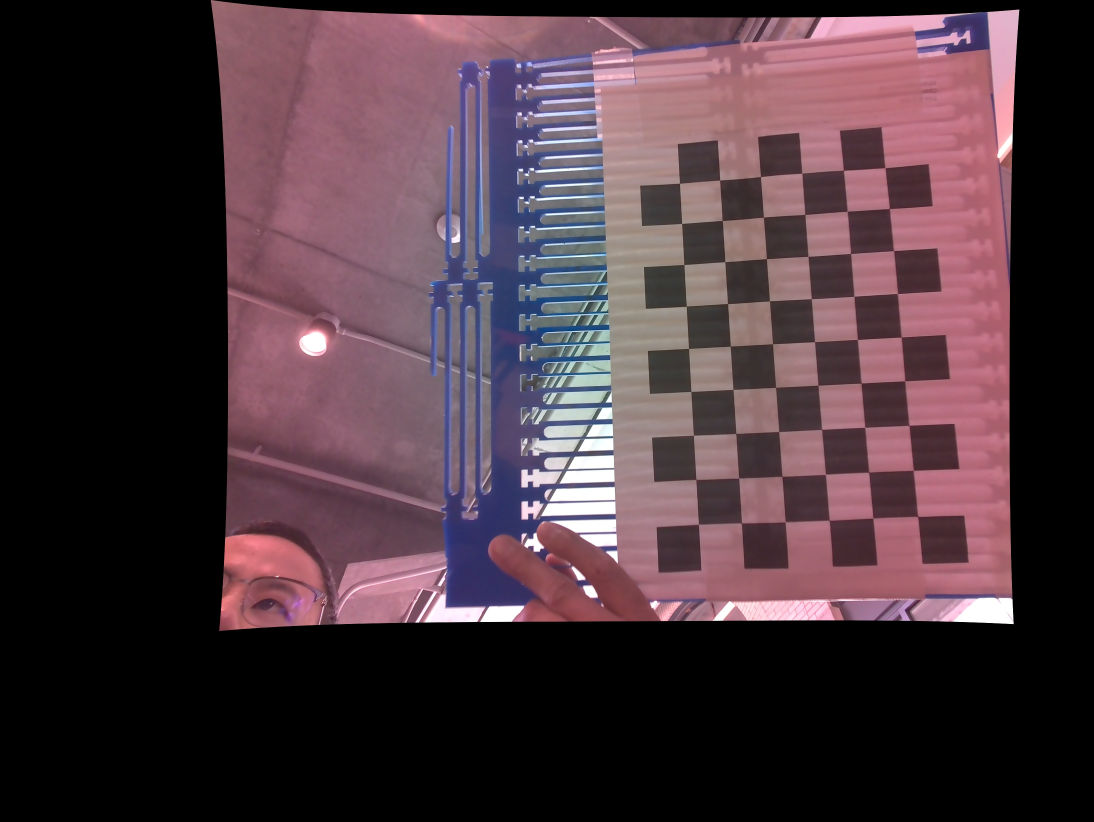
#> input picture Cam1_calibration/test_img_1_undistorted.jpg, 3280 x 2464 px, given in place of x-raw, format=(string)BGR ! appsink, which was not available (shown at 1/3 size)
$ python colormask_onCam.py
#> lines starting #> are read from the running program, lines starting #| are printed output that depends on the picture; after the words box and inside, x2 and y2 are one past the last pixel; in counts of white or black regions, pixels touching at a corner belong together; pictures that were not available may be replaced by others from this repository, and a replacement may not be noted
# MIT License
# Copyright (c) 2019-2022 JetsonHacks

# A simple code snippet
# Using two  CSI cameras (such as the Raspberry Pi Version 2) connected to a
# NVIDIA Jetson Nano Developer Kit with two CSI ports (Jetson Nano, Jetson Xavier NX) via OpenCV
# Drivers for the camera and OpenCV are included in the base image in JetPack 4.3+

# This script will open a window and place the camera stream from each camera in a window
# arranged horizontally.
# The camera streams are each read in their own thread, as when done sequentially there
# is a noticeable lag

import cv2
import threading
import numpy as np


class CSI_Camera:

    def __init__(self):
        # Initialize instance variables
        # OpenCV video capture element
        self.video_capture = None
        # The last captured image from the camera
        self.frame = None
        self.grabbed = False
        # The thread where the video capture runs
        self.read_thread = None
        self.read_lock = threading.Lock()
        self.running = False

    def open(self, gstreamer_pipeline_string):
        try:
            self.video_capture = cv2.VideoCapture(
                gstreamer_pipeline_string, cv2.CAP_GSTREAMER
            )
            # Grab the first frame to start the video capturing
            self.grabbed, self.frame = self.video_capture.read()
#> self.frame is the input picture: shape (2464, 3280, 3); mean B, G, R 61.1, 53.8, 73.3

        except RuntimeError:
            self.video_capture = None
            print("Unable to open camera")
            print("Pipeline: " + gstreamer_pipeline_string)


    def start(self):
        if self.running:
            print('Video capturing is already running')
            return None
        # create a thread to read the camera image
        if self.video_capture != None:
            self.running = True
            self.read_thread = threading.Thread(target=self.updateCamera)
            self.read_thread.start()
        return self

    def stop(self):
        self.running = False
        # Kill the thread
        self.read_thread.join()
        self.read_thread = None

    def updateCamera(self):
        # This is the thread to read images from the camera
        while self.running:
            try:
                grabbed, frame = self.video_capture.read()
                with self.read_lock:
                    self.grabbed = grabbed
                    self.frame = frame
            except RuntimeError:
                print("Could not read image from camera")
        # FIX ME - stop and cleanup thread
        # Something bad happened

    def read(self):
        with self.read_lock:
            frame = self.frame.copy()
            grabbed = self.grabbed
#> grabbed = True
        return grabbed, frame

    def release(self):
        if self.video_capture != None:
            self.video_capture.release()
            self.video_capture = None
        # Now kill the thread
        if self.read_thread != None:
            self.read_thread.join()


"""
gstreamer_pipeline returns a GStreamer pipeline for capturing from the CSI camera
Flip the image by setting the flip_method (most common values: 0 and 2)
display_width and display_height determine the size of each camera pane in the window on the screen
Default 1920x1080
"""


def gstreamer_pipeline(
    sensor_id=0,
    capture_width=1920,
    capture_height=1080,
    display_width=1920,
    display_height=1080,
    framerate=30,
    flip_method=0,
):
    return (
        "nvarguscamerasrc sensor-id=%d ! "
        "video/x-raw(memory:NVMM), width=(int)%d, height=(int)%d, framerate=(fraction)%d/1 ! "
        "nvvidconv flip-method=%d ! "
        "video/x-raw, width=(int)%d, height=(int)%d, format=(string)BGRx ! "
        "videoconvert ! "
        "video/x-raw, format=(string)BGR ! appsink"
        % (
            sensor_id,
            capture_width,
            capture_height,
            framerate,
            flip_method,
            display_width,
            display_height,
        )
    )


def run_cameras():
    window_title = "Dual CSI Cameras"
    left_camera = CSI_Camera()
    left_camera.open(
        gstreamer_pipeline(
            sensor_id=0,
            capture_width=1920,
            capture_height=1080,
            flip_method=0,
            display_width=960,
            display_height=540,
        )
    )
    left_camera.start()

    right_camera = CSI_Camera()
    right_camera.open(
        gstreamer_pipeline(
            sensor_id=1,
            capture_width=1920,
            capture_height=1080,
            flip_method=0,
            display_width=960,
            display_height=540,
        )
    )
    right_camera.start()

    if left_camera.video_capture.isOpened() and right_camera.video_capture.isOpened():

        cv2.namedWindow(window_title, cv2.WINDOW_AUTOSIZE)

        try:
            while True:
                _, left_image = left_camera.read()
                left_image, left_image_mask, left_image_mask_bgr = colormask(left_image)
                _, right_image = right_camera.read()
                # Use numpy to place images next to each other
                camera_images = np.hstack((left_image, left_image_mask))
                # Check to see if the user closed the window
                # Under GTK+ (Jetson Default), WND_PROP_VISIBLE does not work correctly. Under Qt it does
                # GTK - Substitute WND_PROP_AUTOSIZE to detect if window has been closed by user
                if cv2.getWindowProperty(window_title, cv2.WND_PROP_AUTOSIZE) >= 0:
                    cv2.imshow(window_title, camera_images)
                else:
                    break

                # This also acts as
                keyCode = cv2.waitKey(30) & 0xFF
                # Stop the program on the ESC key
                if keyCode == 27:
                    break
        finally:

            left_camera.stop()
            left_camera.release()
            right_camera.stop()
            right_camera.release()
        cv2.destroyAllWindows()
    else:
        print("Error: Unable to open both cameras")
        left_camera.stop()
        left_camera.release()
        right_camera.stop()
        right_camera.release()


def colormask(image):
    # Preprocessing: blur to reduce noise
    blurred = cv2.GaussianBlur(image, (11, 11), 0)

    # Convert to HSV
    hsv = cv2.cvtColor(blurred, cv2.COLOR_BGR2HSV)
#> hsv: shape (2464, 3280, 3); mean H, S, V 79, 42.7, 76.4

    # Red hue range (wraps around 0)
    lower_red1 = np.array([0, 100, 100])
    upper_red1 = np.array([10, 255, 255])
    lower_red2 = np.array([160, 100, 100])
    upper_red2 = np.array([179, 255, 255])

    # Create binary masks
    mask1 = cv2.inRange(hsv, lower_red1, upper_red1)
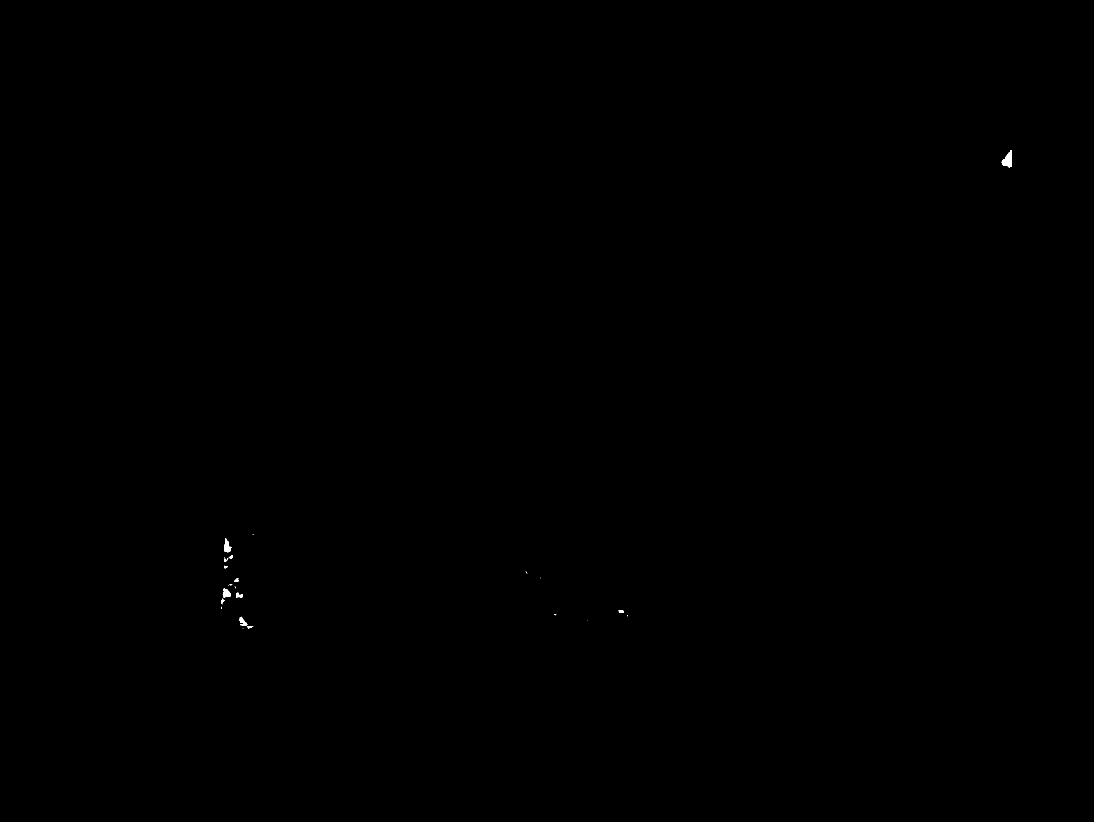
#> mask1: shape (2464, 3280) (shown at 1/3 size); 0.04% white; 40 white regions (28 under 20 px), largest, box (x1, y1, x2, y2) and area: (3005, 451, 3036, 503) 943, (674, 1615, 694, 1657) 501, (668, 1765, 693, 1793) 424
    mask2 = cv2.inRange(hsv, lower_red2, upper_red2)
#> mask2: shape (2464, 3280); 7.3% white; 802 white regions (646 under 20 px), largest, box (x1, y1, x2, y2) and area: (2115, 154, 3033, 1802) 399879, (1470, 1572, 1984, 1865) 78341, (659, 1593, 983, 1891) 68372
    mask = cv2.bitwise_or(mask1, mask2)
#> mask: shape (2464, 3280); 7.3% white; 793 white regions (637 under 20 px), largest, box (x1, y1, x2, y2) and area: (2115, 154, 3037, 1802) 400862, (1470, 1572, 1984, 1865) 78477, (659, 1593, 983, 1891) 70232

    # Morphological cleaning
    kernel = np.ones((5, 5), np.uint8)
    mask = cv2.morphologyEx(mask, cv2.MORPH_OPEN, kernel)
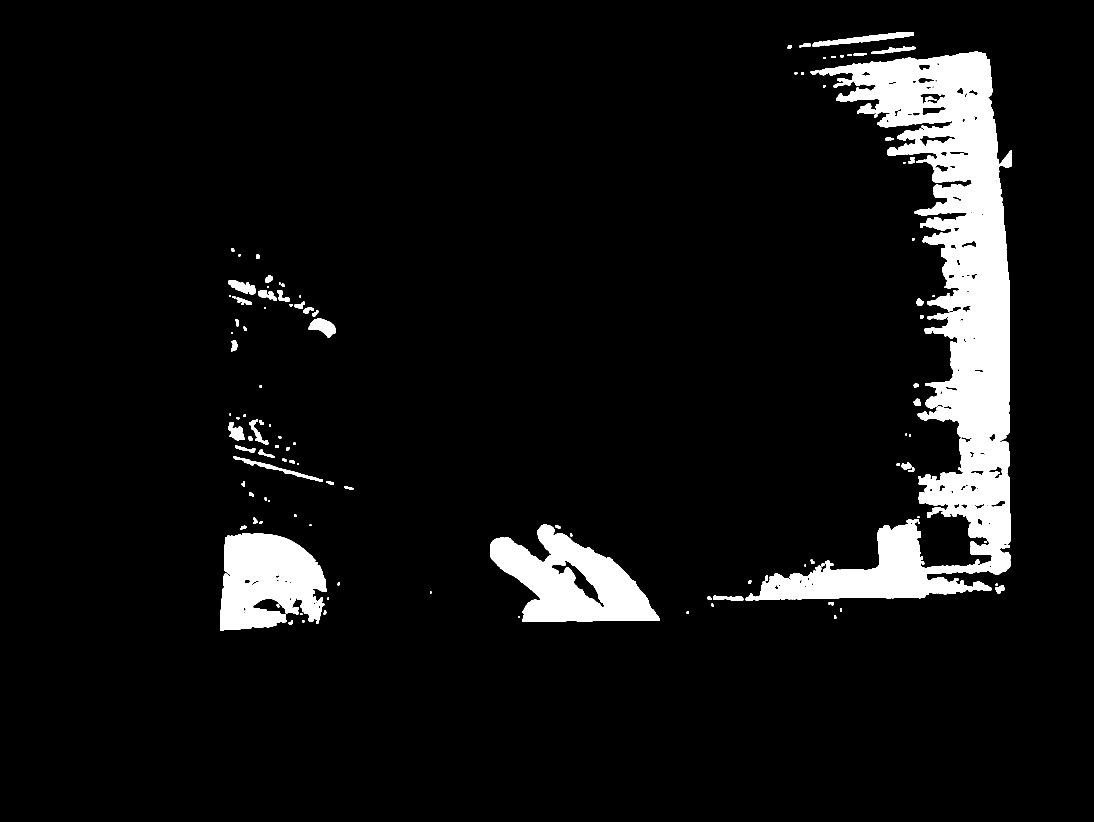
#> mask: shape (2464, 3280) (shown at 1/3 size); 7% white; 124 white regions, largest, box (x1, y1, x2, y2) and area: (2237, 155, 3036, 1801) 386866, (1470, 1573, 1980, 1865) 78170, (660, 1600, 979, 1891) 69421
    mask = cv2.morphologyEx(mask, cv2.MORPH_CLOSE, kernel)
#> mask: shape (2464, 3280); 7.1% white; 99 white regions

    # Find contours
    contours, _ = cv2.findContours(mask, cv2.RETR_EXTERNAL, cv2.CHAIN_APPROX_SIMPLE)
#> contours = 99 contours, 11 with area under 20; largest, box (x1, y1, x2, y2) and area: (2237, 155, 3036, 1801) 400850, (1470, 1573, 1980, 1865) 82382, (660, 1600, 979, 1891) 72142, (2437, 96, 2742, 139) 4039, (926, 955, 1007, 1014) 2603

    image_rgb = cv2.cvtColor(image, cv2.COLOR_BGR2RGB)
    masked_image = cv2.bitwise_and(image_rgb, image_rgb, mask=mask)
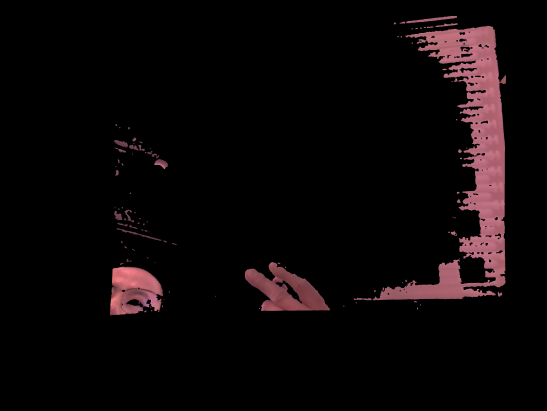
#> masked_image: shape (2464, 3280, 3) (shown at 1/6 size); mean R, G, B 12, 6.9, 7.8
    mask_bgr = cv2.cvtColor(mask, cv2.COLOR_GRAY2RGB)
#> mask_bgr: shape (2464, 3280, 3); 7.1% white; 99 white regions, largest, box (x1, y1, x2, y2) and area: (2237, 155, 3036, 1801) 392652, (1470, 1573, 1980, 1865) 78259, (660, 1600, 979, 1891) 70090

    if contours:
        # Find largest contour by area
        largest_contour = max(contours, key=cv2.contourArea)
#> largest_contour = contour of 3349 points, box (x1, y1, x2, y2) (2237, 155, 3036, 1801), area 400850
        if cv2.contourArea(largest_contour) > 100:  # Ignore small blobs
            x, y, w, h = cv2.boundingRect(largest_contour)
#> x = 2237; y = 155; w = 799; h = 1646
            cx, cy = x + w // 2, y + h // 2
#> cx = 2636; cy = 978

            # Draw bounding box and center
            cv2.rectangle(mask_bgr, (x, y), (x + w, y + h), (0, 255, 0), 2)
            cv2.drawMarker(mask_bgr, (cx, cy), (255, 0, 0), markerType=cv2.MARKER_CROSS, markerSize=20, thickness=2)

            print(f"Detected object center: ({cx}, {cy})")
#| Detected object center: (2636, 978)

    return image_rgb, masked_image, mask_bgr


if __name__ == "__main__":
    run_cameras()
#> in run_cameras, `camera_images = np.hstack((left_image, left_image_mask))`:
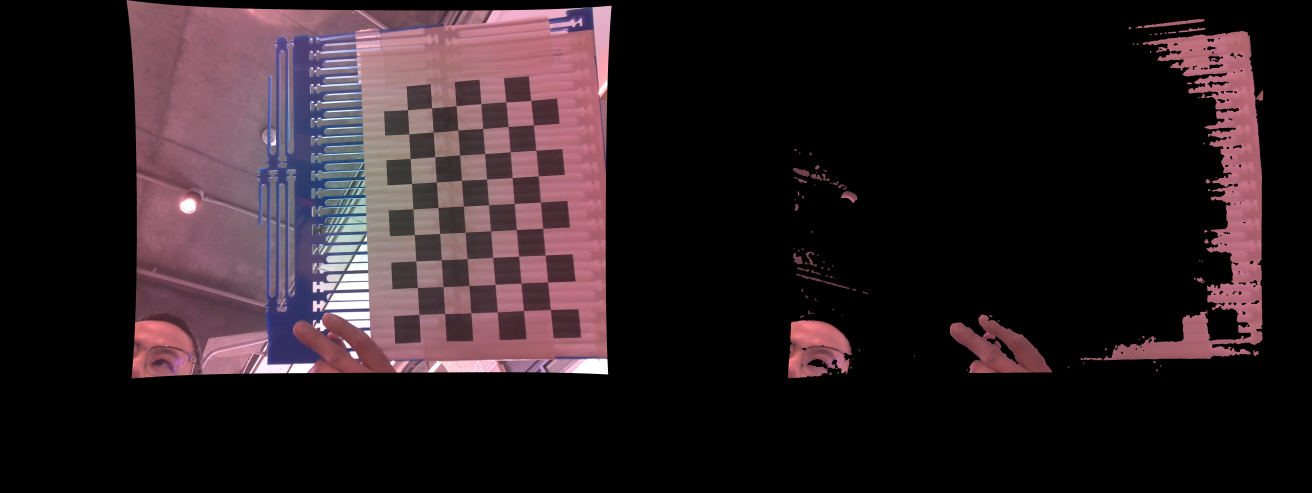
#> camera_images: shape (2464, 6560, 3) (shown at 1/5 size); mean R, G, B 42.7, 30.4, 34.5
#> (key Esc is pressed here)

$ run again, on Cam1_calibration/test_img_2_undistorted.jpg
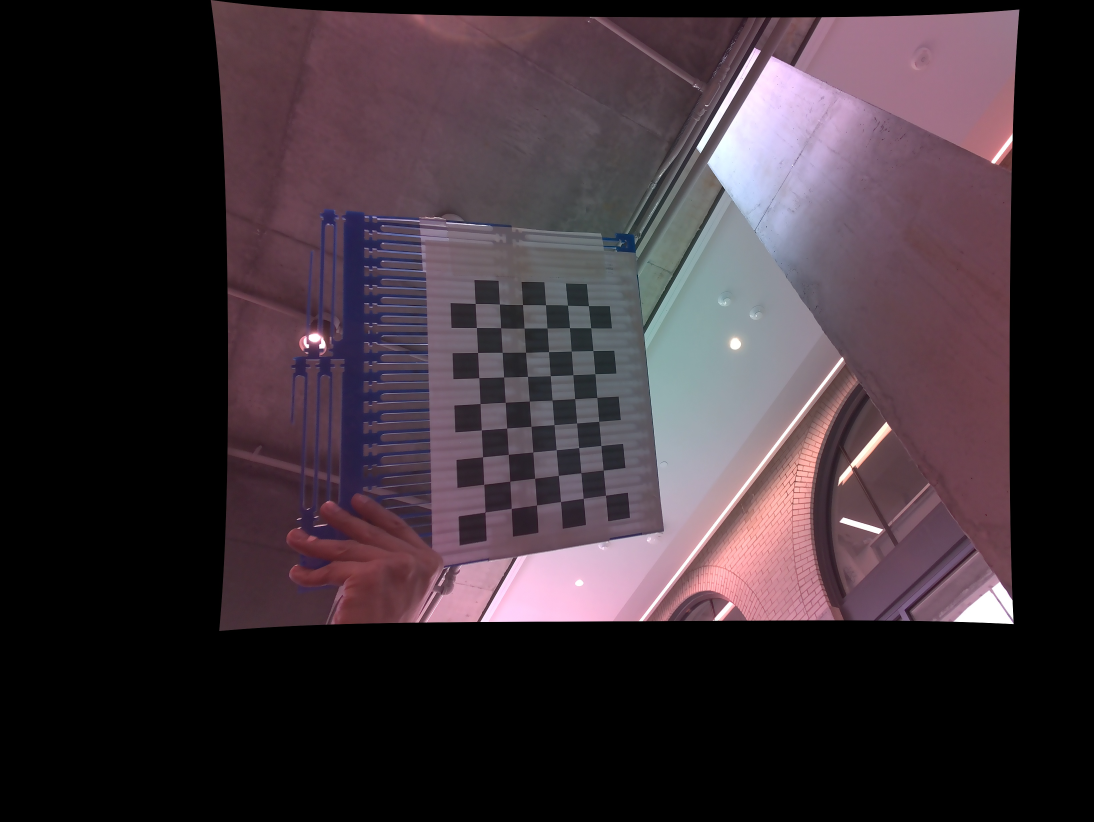
#> input picture Cam1_calibration/test_img_2_undistorted.jpg, 3280 x 2464 px, given in place of x-raw, format=(string)BGR ! appsink, which was not available (shown at 1/3 size)
#> in open, self.frame is the input picture: shape (2464, 3280, 3); mean B, G, R 55, 48.3, 60.6
#> grabbed = True
#> hsv: shape (2464, 3280, 3); mean H, S, V 80, 35.4, 62.8
#> mask1: shape (2464, 3280); 0.02% white; 49 white regions (40 under 20 px), largest, box (x1, y1, x2, y2) and area: (3009, 456, 3034, 497) 451, (2575, 1294, 2672, 1404) 430, (2536, 1422, 2557, 1447) 85
#> in colormask, `mask2 = cv2.inRange(hsv, lower_red2, upper_red2)`:
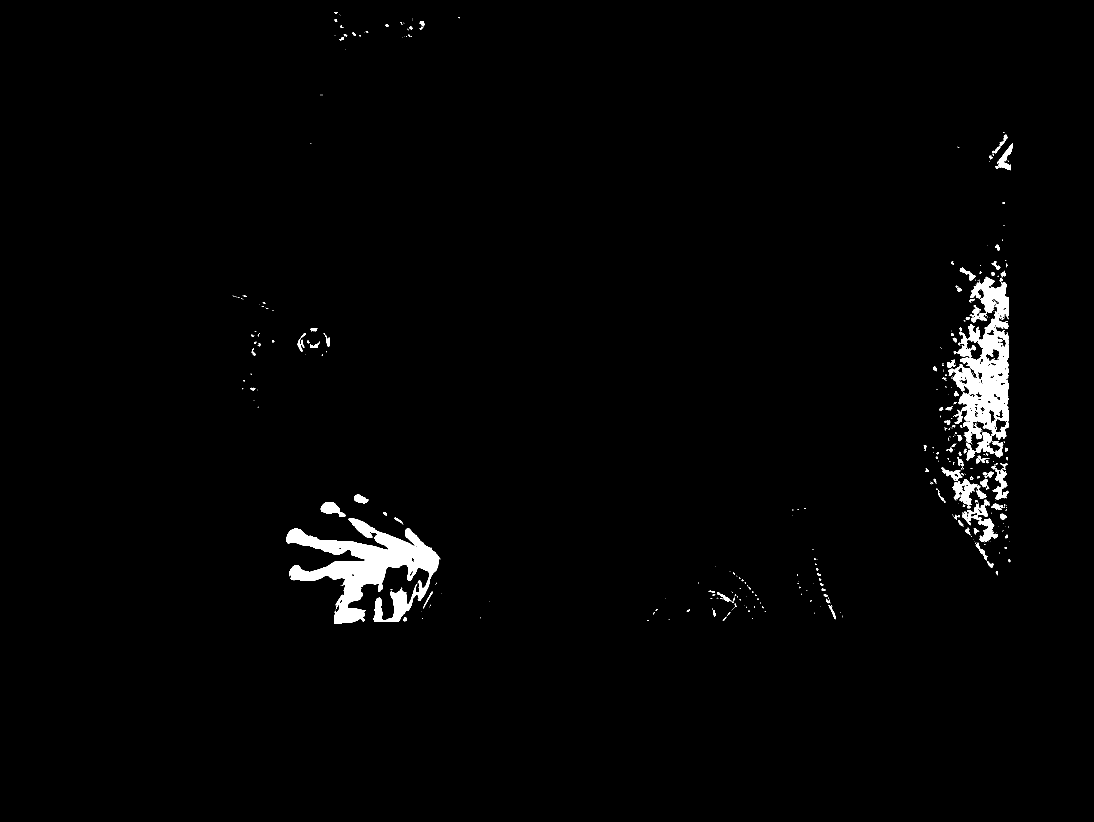
#> mask2: shape (2464, 3280) (shown at 1/3 size); 1.6% white; 482 white regions (345 under 20 px), largest, box (x1, y1, x2, y2) and area: (860, 1554, 1319, 1872) 56295, (2858, 830, 3027, 1381) 45200, (2857, 1438, 2933, 1525) 2720
#> contours = 77 contours, 9 with area under 20; largest, box (x1, y1, x2, y2) and area: (860, 1554, 1317, 1871) 49649, (2845, 833, 3027, 1361) 44661, (1159, 1770, 1236, 1866) 3556, (2918, 1512, 2992, 1625) 2382, (2861, 1439, 2939, 1514) 2300
#> largest_contour = contour of 1130 points, box (x1, y1, x2, y2) (860, 1554, 1317, 1871), area 49649
#> x = 860; y = 1554; w = 457; h = 317
#> cx = 1088; cy = 1712
#| Detected object center: (1088, 1712)
#> in run_cameras, `camera_images = np.hstack((left_image, left_image_mask))`:
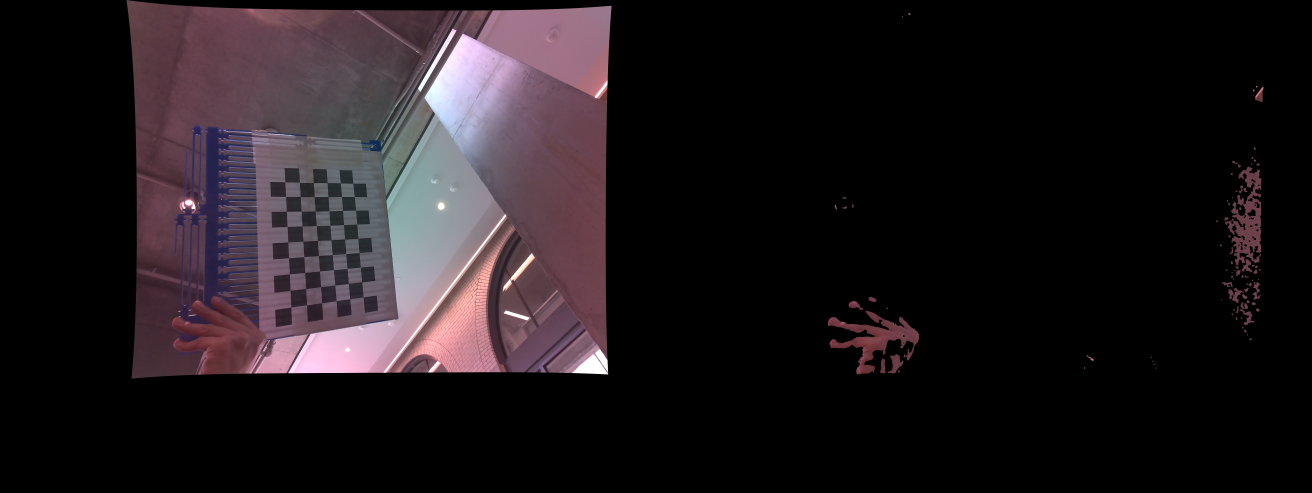
#> camera_images: shape (2464, 6560, 3) (shown at 1/5 size); mean R, G, B 31.1, 24.6, 28
